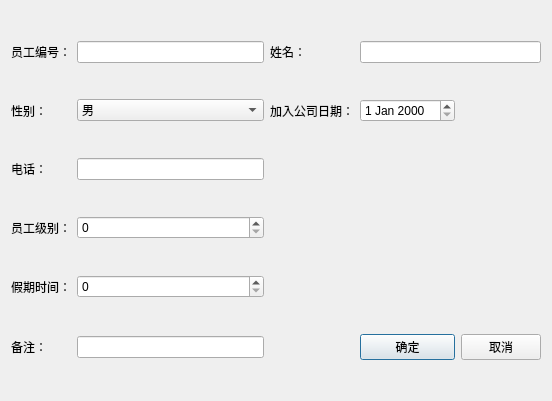
<?xml version="1.0" encoding="UTF-8"?>
<ui version="4.0">
 <class>Add</class>
 <widget class="QDialog" name="Add">
  <property name="geometry">
   <rect>
    <x>0</x>
    <y>0</y>
    <width>552</width>
    <height>401</height>
   </rect>
  </property>
  <property name="windowTitle">
   <string>Dialog</string>
  </property>
  <layout class="QGridLayout" name="gridLayout">
   <item row="1" column="3">
    <widget class="QDateEdit" name="dateEdit">
     <property name="styleSheet">
      <string notr="true">font: 12pt &quot;Arial&quot;;</string>
     </property>
    </widget>
   </item>
   <item row="3" column="1">
    <widget class="QSpinBox" name="spinBox">
     <property name="styleSheet">
      <string notr="true">font: 12pt &quot;Arial&quot;;</string>
     </property>
    </widget>
   </item>
   <item row="0" column="3" colspan="2">
    <widget class="QLineEdit" name="lineEdit_2">
     <property name="styleSheet">
      <string notr="true">font: 12pt &quot;Arial&quot;;</string>
     </property>
    </widget>
   </item>
   <item row="0" column="1">
    <widget class="QLineEdit" name="lineEdit">
     <property name="styleSheet">
      <string notr="true">font: 12pt &quot;Arial&quot;;</string>
     </property>
    </widget>
   </item>
   <item row="1" column="1">
    <widget class="QComboBox" name="comboBox">
     <property name="styleSheet">
      <string notr="true">font: 12pt &quot;Arial&quot;;</string>
     </property>
     <item>
      <property name="text">
       <string>男</string>
      </property>
     </item>
     <item>
      <property name="text">
       <string>女</string>
      </property>
     </item>
    </widget>
   </item>
   <item row="1" column="2">
    <widget class="QLabel" name="label_7">
     <property name="styleSheet">
      <string notr="true">font: 12pt &quot;Arial&quot;;</string>
     </property>
     <property name="text">
      <string>加入公司日期：</string>
     </property>
    </widget>
   </item>
   <item row="1" column="0">
    <widget class="QLabel" name="label_2">
     <property name="styleSheet">
      <string notr="true">font: 12pt &quot;Arial&quot;;</string>
     </property>
     <property name="text">
      <string>性别：</string>
     </property>
    </widget>
   </item>
   <item row="2" column="0">
    <widget class="QLabel" name="label_3">
     <property name="styleSheet">
      <string notr="true">font: 12pt &quot;Arial&quot;;</string>
     </property>
     <property name="text">
      <string>电话：</string>
     </property>
    </widget>
   </item>
   <item row="0" column="0">
    <widget class="QLabel" name="label">
     <property name="styleSheet">
      <string notr="true">font: 12pt &quot;Arial&quot;;
</string>
     </property>
     <property name="text">
      <string>员工编号：</string>
     </property>
    </widget>
   </item>
   <item row="2" column="1">
    <widget class="QLineEdit" name="lineEdit_4">
     <property name="styleSheet">
      <string notr="true">font: 12pt &quot;Arial&quot;;</string>
     </property>
    </widget>
   </item>
   <item row="6" column="3">
    <widget class="QPushButton" name="pushButton">
     <property name="styleSheet">
      <string notr="true">font: 12pt &quot;Arial&quot;;</string>
     </property>
     <property name="text">
      <string>确定</string>
     </property>
    </widget>
   </item>
   <item row="3" column="0">
    <widget class="QLabel" name="label_4">
     <property name="styleSheet">
      <string notr="true">font: 12pt &quot;Arial&quot;;</string>
     </property>
     <property name="text">
      <string>员工级别：</string>
     </property>
    </widget>
   </item>
   <item row="0" column="2">
    <widget class="QLabel" name="label_6">
     <property name="styleSheet">
      <string notr="true">font: 12pt &quot;Arial&quot;;</string>
     </property>
     <property name="text">
      <string>姓名：</string>
     </property>
    </widget>
   </item>
   <item row="6" column="0">
    <widget class="QLabel" name="label_8">
     <property name="text">
      <string>备注：</string>
     </property>
    </widget>
   </item>
   <item row="6" column="1">
    <widget class="QLineEdit" name="lineEdit_7"/>
   </item>
   <item row="6" column="4">
    <widget class="QPushButton" name="pushButton_2">
     <property name="styleSheet">
      <string notr="true">font: 12pt &quot;Arial&quot;;</string>
     </property>
     <property name="text">
      <string>取消</string>
     </property>
    </widget>
   </item>
   <item row="5" column="0">
    <widget class="QLabel" name="label_5">
     <property name="styleSheet">
      <string notr="true">font: 12pt &quot;Arial&quot;;</string>
     </property>
     <property name="text">
      <string>假期时间：</string>
     </property>
    </widget>
   </item>
   <item row="5" column="1">
    <widget class="QSpinBox" name="spinBox_2">
     <property name="styleSheet">
      <string notr="true">font: 12pt &quot;Arial&quot;;</string>
     </property>
    </widget>
   </item>
  </layout>
 </widget>
 <resources/>
 <connections/>
</ui>
